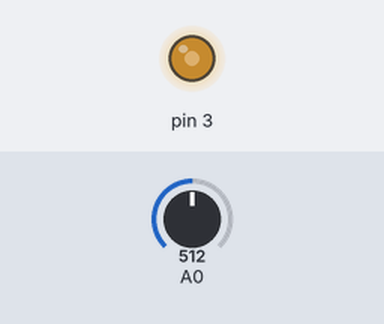
Bench run of a sketch on a simulated Arduino Uno, built with avr-gcc and run on an emulated ATmega328P. Shown: output pins drawn as LEDs (lit = HIGH). Inputs (shaded band) come from the test bench; at power-on: A0 = 512.

Above: at 1.2 s.
1.3 s: A0 set to 716
At 2.3 s:
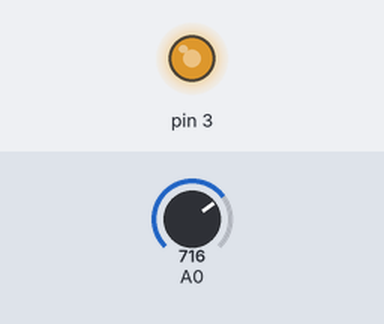
2.8 s: A0 set to 900
At 3.4 s:
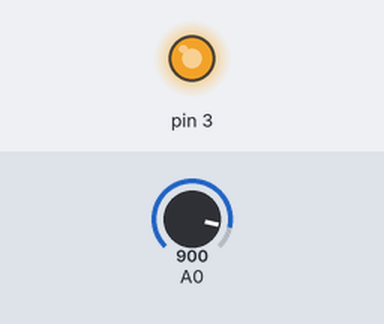
4.3 s: A0 set to 122
At 5.5 s:
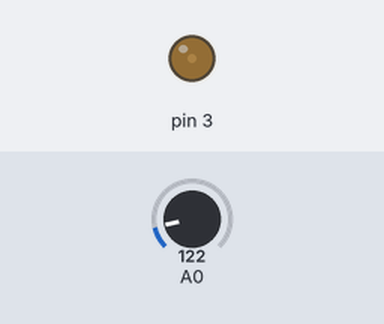
5.8 s: A0 set to 0
At 6.9 s:
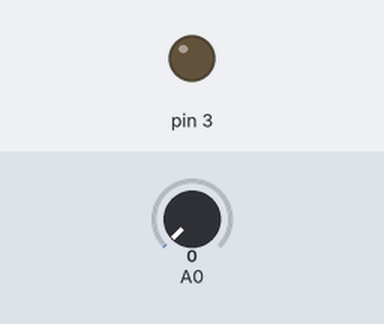
Timing chart, 0 to 8.3 s (numbered marks = the images above; inputs shaded):
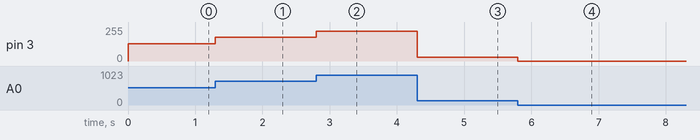

Measured:
- after the input at 1.3 s, pin 3: 128/255 → 179/255 at once
- after the input at 2.8 s, pin 3: 179/255 → 225/255 at once
- after the input at 4.3 s, pin 3: 225/255 → 30/255 at once
- after the input at 5.8 s, pin 3: 30/255 → 0/255 at once

The sketch:

_7.2.ino
```cpp
void setup() {
  // put your setup code here, to run once:
pinMode(3, OUTPUT);
pinMode(A0, INPUT);
}

void loop() {
int digital_samples=analogRead(A0); // 10 bit ADC so upto 1024
float pwm_samples=digital_samples/4.0; // PWM is 8 bit so upto 256
Serial.begin(9600);
analogWrite(3, pwm_samples);

}
```
